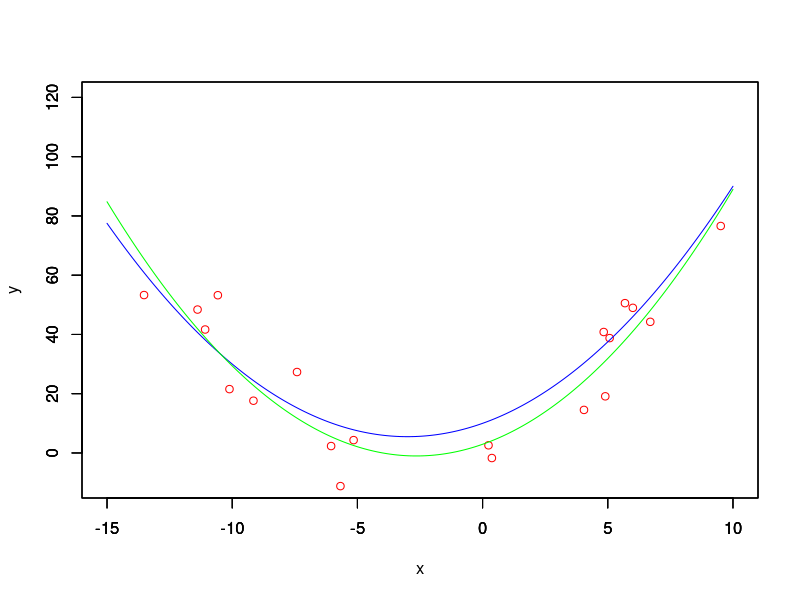

Source code (R):
# Limpeza de Ambiente e Importacao de Pacote para o calculo da matriz pseudoinversa
rm(list = ls())
library('corpcor')

fgx <- function(xin) 0.5*xin^2+ 3*xin + 10      # Funcao geradora fg(x)
X <- runif(n = 20, min = -15, max = 10)         # Amostra X
Y <- fgx(X) + 10*rnorm(length(X))               # Amostra Y
H <- cbind(X^2, X, 1)
W <- pseudoinverse(H) %*% Y

print(cbind(W, c(0.5, 3, 10)))                  # Comparacao dos coeficientes obtidos com os esperados

xgrid <- seq(-15, 10, 0.1)
ygrid <- (0.5*xgrid^2 + 3*xgrid + 10)           # Aplicacao de xgrid na funcao geradora
Hgrid <- cbind(xgrid^2, xgrid, 1)               
yhatgrid <- Hgrid %*% W                         # Aproximacao final obtida

# Plotagem dos resultados
plot(X, Y, type ='p', col='red', xlim=c(-15,10), ylim=c(-10, 120), xlab='x', ylab='y')
par(new=T)
plot(xgrid, ygrid, type='l', col='blue', xlim=c(-15,10), ylim=c(-10, 120), xlab='', ylab='')
par(new=T)
plot(xgrid, yhatgrid, type='l', col='green', xlim=c(-15,10), ylim=c(-10,120), xlab='', ylab='')
